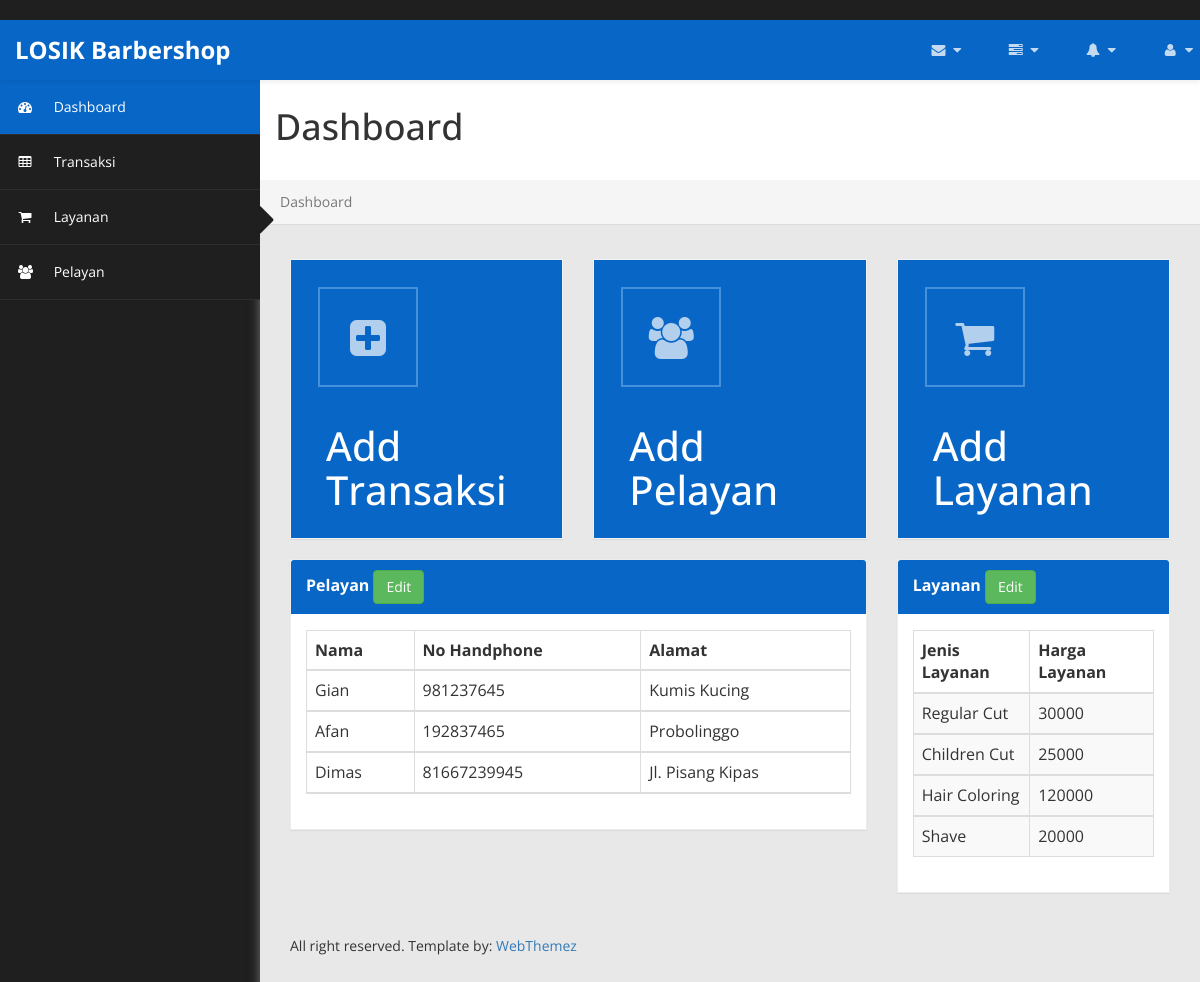
Before: / with the older database file.
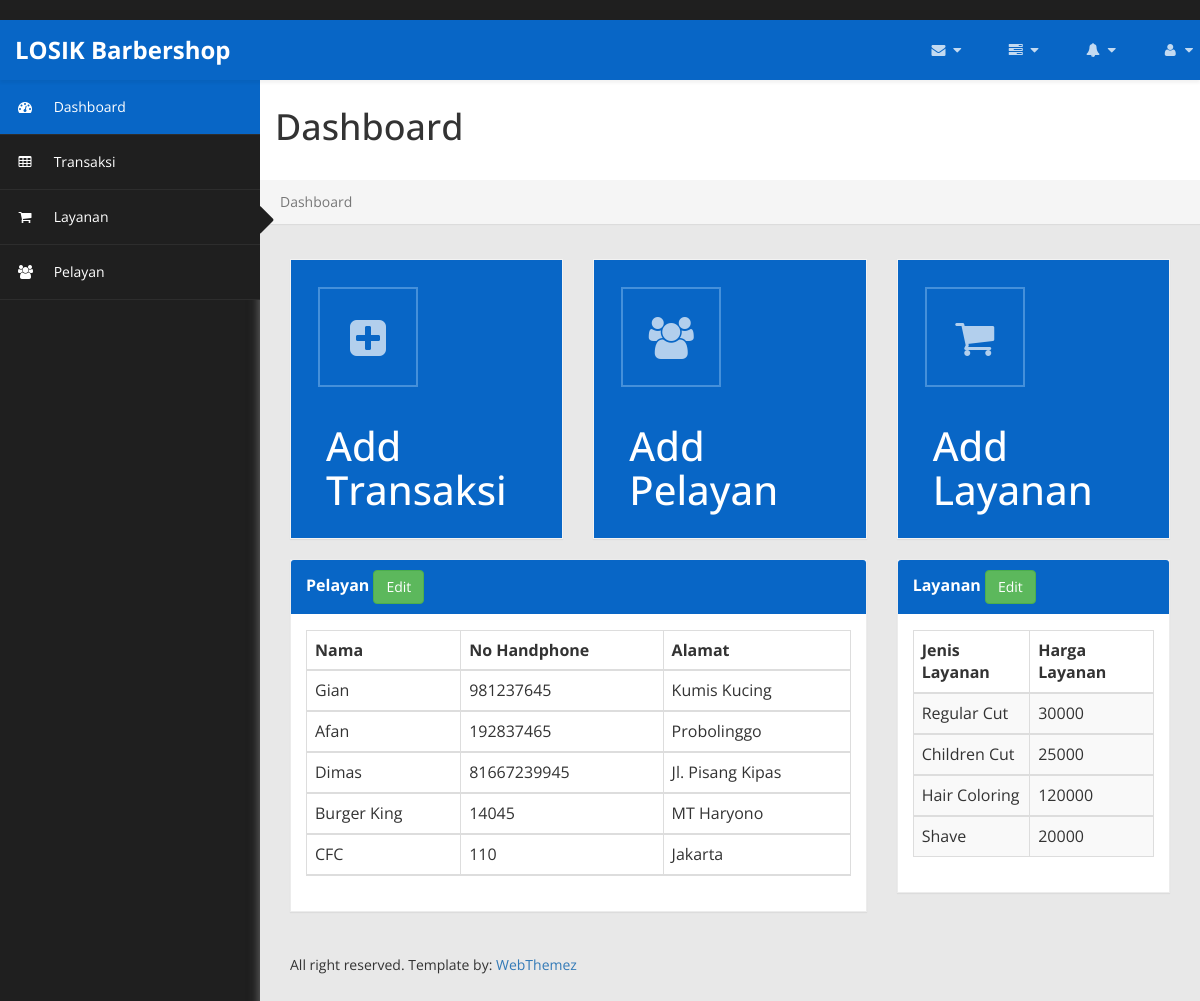
After: the same page with the newer database file.
### app/models.py (models this page shows, shortened)
class pelayan(models.Model):
    idpelayan = models.AutoField(primary_key=True)
    namapelayan = models.CharField(max_length=50)
    notelp = models.IntegerField()
    alamat = models.CharField(max_length=50)

class layanan(models.Model):
    idlayanan = models.AutoField(primary_key=True)
    jenislayanan = models.CharField(max_length=15)
    hargalayanan = models.IntegerField()

### app/views.py (the view)
# urls.py: 2. Add a URL to urlpatterns:  path('', views.home, name='home')
def home (request):
    allpelayanobj = models.pelayan.objects.all()
    alllayananobj = models.layanan.objects.all()
    return render(request, 'dashboard.html',{
        "allpelayanobj" : allpelayanobj,
        "alllayananobj" : alllayananobj
    })

### app/templates/dashboard.html (shortened to what the changed rows need)
﻿{% load static %}
<!DOCTYPE html>
<html xmlns="http://www.w3.org/1999/xhtml">
<head>
    <link href="{% static 'assets/css/bootstrap.css' %}" rel="stylesheet" />
    <link href="{% static 'assets/css/font-awesome.css' %}" rel="stylesheet" />
    <link href="{% static 'assets/js/morris/morris-0.4.3.min.css' %}" rel="stylesheet" />
    <link href="{% static 'assets/css/custom-styles.css' %}" rel="stylesheet" />
    <link rel="stylesheet" href="{% static 'assets/js/Lightweight-Chart/cssCharts.css' %}">
</head>
<body>
    <div id="wrapper">
		<div id="page-wrapper">
		  <div class="header">
                        <h1 class="page-header">
                            Dashboard
                        </h1>
		</div>
            <div id="page-inner">
                <div class="row">
                    <div class="col-md-8 col-sm-12 col-xs-12">
                        <div class="panel panel-default">
                            <div class="panel-body">
                                <div class="table-responsive">
                                    <table class="table table-striped table-bordered table-hover">
                                        <thead>
                                            <tr>
                                                <th>Nama</th>
                                                <th>No Handphone</th>
                                                <th>Alamat</th>
                                            </tr>
                                            {%for item in allpelayanobj %}
                                            <tr>
                                                <td>{{ item.namapelayan }}</td>
                                                <td>{{ item.notelp }}</td>
                                                <td>{{ item.alamat }}</td>
                                            </tr>
                                            {% endfor %}
                                    </table>
                                </div>
                            </div>
                        </div>
                    </div>
                    <div class="col-md-4 col-sm-12 col-xs-12">
                        <div class="panel panel-default">
                            <div class="panel-body">
                                <div class="table-responsive">
                                    <table class="table table-striped table-bordered table-hover">
                                        <thead>
                                            <tr>
                                                <th>Jenis Layanan</th>
                                                <th>Harga Layanan</th>
                                            </tr>
                                        </thead>
                                            {%for item in alllayananobj %}
                                        <tbody>
                                            <tr>
                                                <td>{{ item.jenislayanan }}</td>
                                                <td>{{ item.hargalayanan }}</td>
                                            </tr>
                                            {% endfor %}
                                        </tbody>
                                    </table>
                                </div>
                            </div>
                        </div>
                    </div>
                </div>
            </div>
        </div>
    </div>
</body>
</html>

Changed rows visible on the page:
added pelayan: namapelayan "Burger King", notelp "14045", alamat "MT Haryono"
added pelayan: namapelayan "CFC", notelp "110", alamat "Jakarta"
